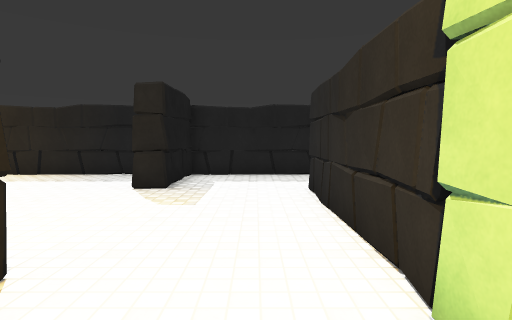
[1] (above)

18 first-person views from a walk through a scene from a Unity 3-D project. The camera is 1.4 m above the floor, tilts 4° down and sees 80° across. The floor is counted in squares, 1 m on a side. Each view is taken from the middle of a square. On the plan, view 1 faces up. The plan holds only what a view shows up to about 14 squares ahead; the rest is blank. The place goes on beyond the plan. Some animated figures are left out. Door leaves are left out, so doorways stand open. Surface patterns are stand-ins for the level's own textures.

[2]
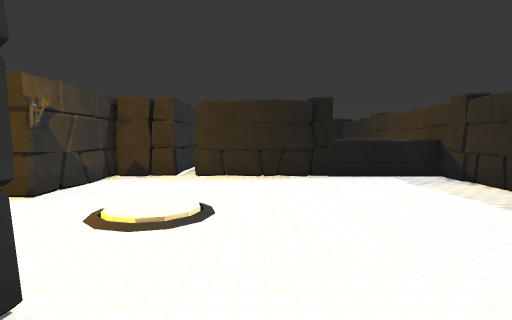

[3]
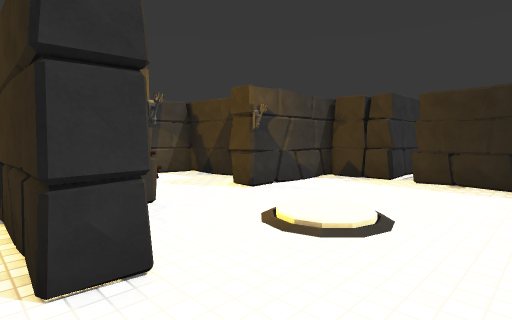

[4]
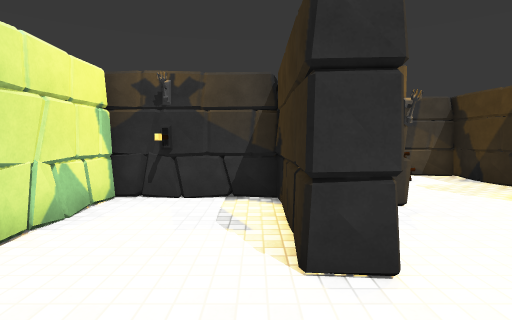

[5]
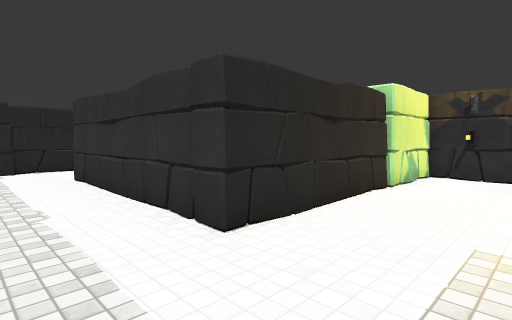

[6]
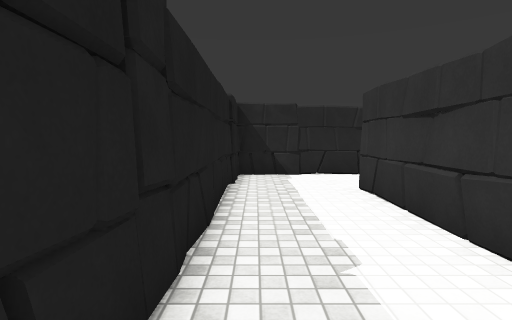

[7]
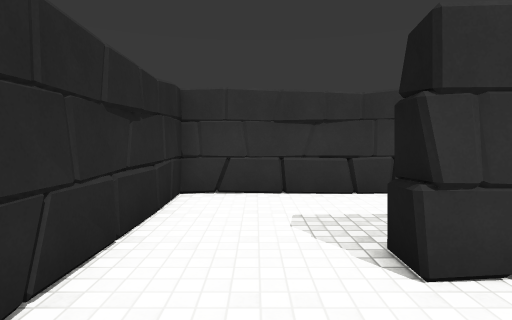

[8]
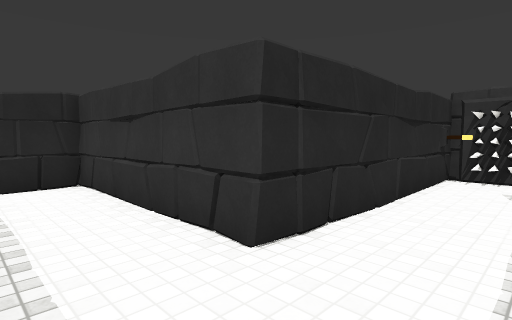

[9]
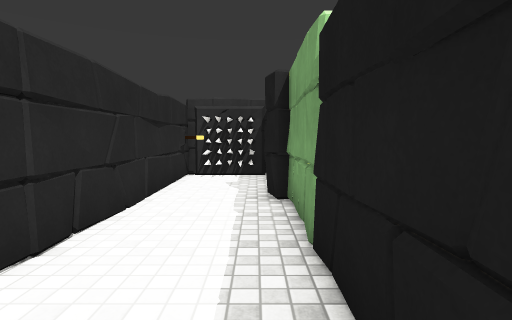

[10]
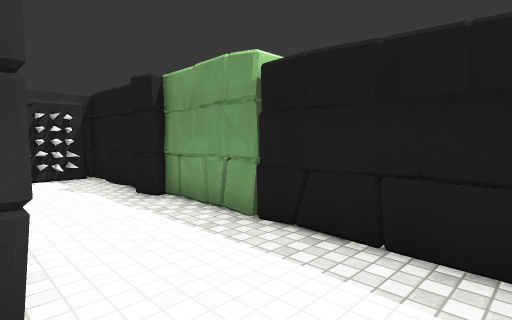

[11]
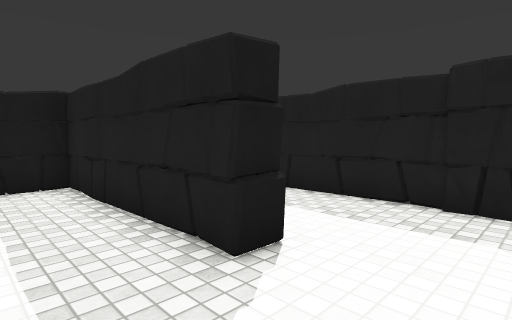

[12]
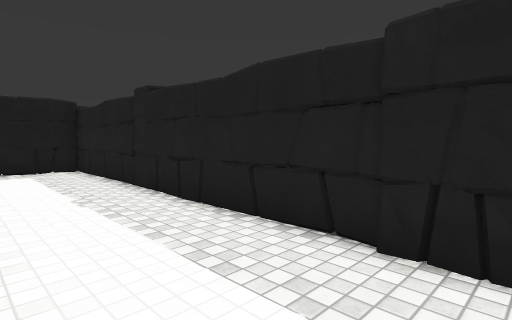

[13]
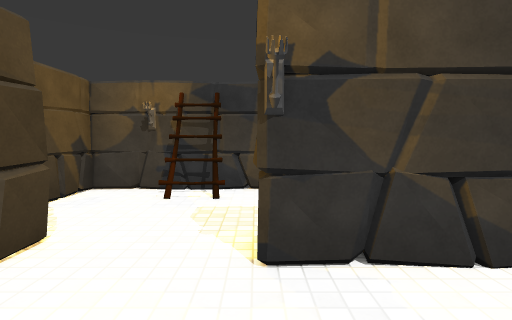

[14]
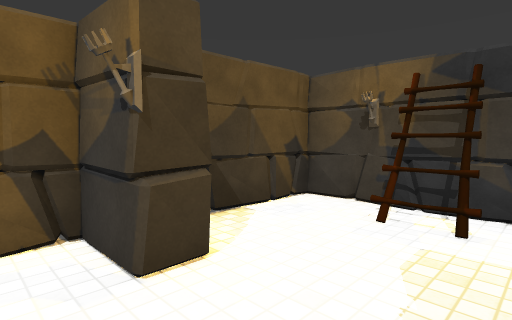

[15]
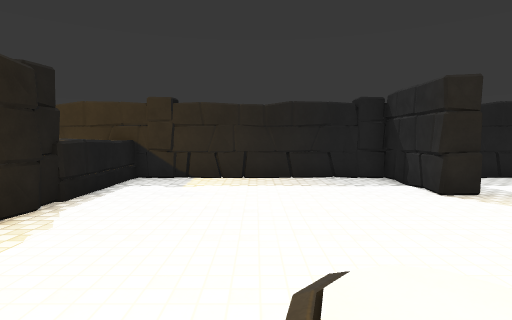

[16]
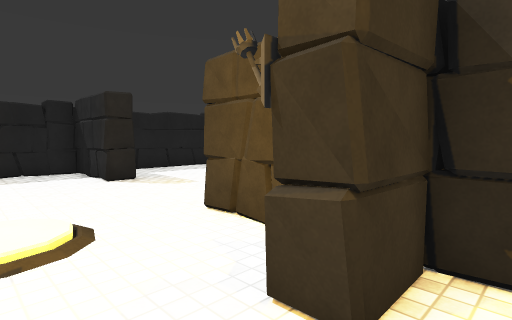

[17]
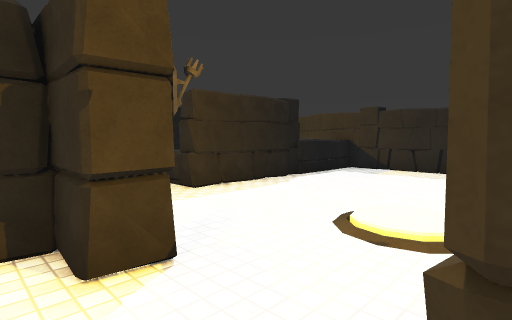

[18]
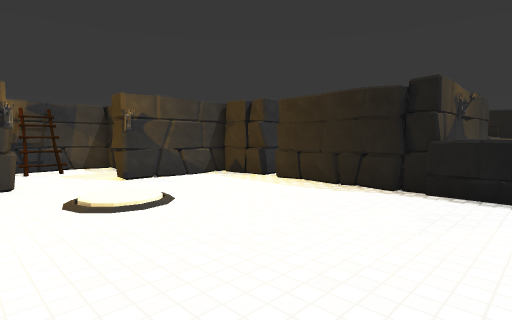

### Floor plan
Key: @ floor where view 1 was taken; # wall or solid block; . main floor; : floor 0.25 m higher than the main floor; / step, stairs or slope; D open door; = window, fence, low wall or low ledge; ^ raised ledge; T torch; L lever; O other object.
Columns run from 14 left of view 1 to 13 right of it. Each row starts with its distance up from view 1.
 12 ############################
 11   =........#...............#
 10  ^=........#...............#
  9  ^=........#...............#
  8 ###.............########...#
  7  ##.............########...#
  6  ##.............#..........#
  5  ##.............#..........#
  4  ##....//.......#..........#
  3  ##....:/..#....#...########
  2  ##..../...#...##...#
  1  ##........#...##...#
  0  #####TDDT##..@##...#
 -1     ##DDDD#######DDD#
 -2     ##.....#    #...#
 -3     ##.....#    #...#
 -4     ##.OO..#    #...#
 -5      #######    #OOL#
 -6       ####      #####

Positions as (right, up) in squares from view 1, and headings:
1: (0, 0), facing up
2: (-1, 5), facing left
3: (-2, 6), facing down-left
4: (-2, 6), facing down
5: (-2, 11), facing down-right
6: (1, 11), facing right
7: (11, 11), facing down
8: (3, 6), facing down-right
9: (3, 6), facing down
10: (6, 6), facing down-left
11: (12, 5), facing up-left
12: (12, 8), facing up-left
13: (-8, 3), facing down
14: (-8, 1), facing down-right
15: (-8, 1), facing up
16: (-7, -2), facing up-right
17: (-5, -2), facing up-left
18: (-4, 10), facing down-left
